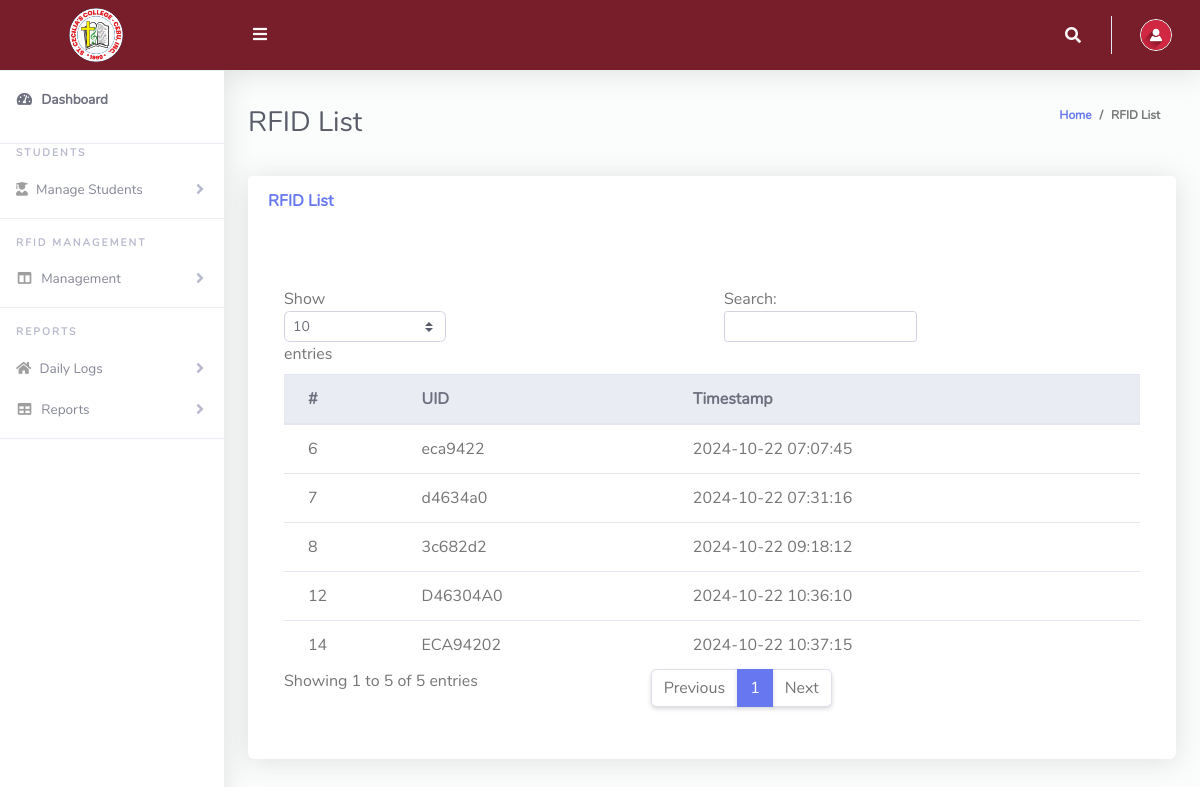
Screenshot of /rfid2/beedregis/rfidlist.php with the database file from the repository.
### tables this page shows
CREATE TABLE `rfid` (
  `cid` int(10) NOT NULL,
  `uid` varchar(20) NOT NULL,
  `timedate` timestamp NOT NULL DEFAULT current_timestamp() ON UPDATE current_timestamp()
);

### rfid2/beedregis/rfidlist.php (the view, shortened to what this page needs)
<?php
include '../Includes/dbcon.php';
$results_per_page = isset($_GET['results']) ? $_GET['results'] : 10;
$page = isset($_GET['page']) ? $_GET['page'] : 1;
$offset = ($page - 1) * $results_per_page;
$sql = "
SELECT rfid.*
FROM rfid
LEFT JOIN registudent rs ON rfid.cid = rs.cid
LEFT JOIN registaff raf ON rfid.cid = raf.cid
WHERE rs.cid IS NULL AND raf.cid IS NULL  -- Exclude rows where UID is already present in registudent or registaff
ORDER BY rfid.timedate DESC
LIMIT $offset, $results_per_page
";
$result = $conn->query($sql);
?>
<!DOCTYPE html>
<html lang="en">
<head>
  <link href="../vendor/fontawesome-free/css/all.min.css" rel="stylesheet" type="text/css">
  <link href="../vendor/bootstrap/css/bootstrap.min.css" rel="stylesheet" type="text/css">
  <link href="css/ruang-admin.min.css" rel="stylesheet">
</head>
<body id="page-top">
  <div id="wrapper">
    <?php include "Includes/sidebar.php"; ?>
    <div id="content-wrapper" class="d-flex flex-column">
      <div id="content">
        <?php include "Includes/topbar.php"; ?>
        <div class="container-fluid" id="container-wrapper">
          <div class="d-sm-flex align-items-center justify-content-between mb-4">
            <h1 class="h3 mb-0 text-gray-800">RFID List</h1>
            <ol class="breadcrumb">
              <li class="breadcrumb-item"><a href="./">Home</a></li>
              <li class="breadcrumb-item active" aria-current="page">RFID List</li>
            </ol>
          </div>
          <div class="row">
            <div class="col-lg-12">
              <div class="card mb-4">
                <div class="card-header py-3 d-flex flex-row align-items-center justify-content-between">
                  <h6 class="m-0 font-weight-bold text-primary">RFID List</h6>
                </div>
                <div class="table-responsive p-3" style="max-height: 600px; overflow-y: auto;">
                  <div class="card-body">
                    <br>
                    <table class="table align-items-center table-flush table-hover" id="dataTableHover">
                      <thead class="thead-light">
                        <tr>
                          <th>#</th>
                          <th>UID</th>
                          <th>Timestamp</th>
                        </tr>
                      </thead>
                      <tbody>
                        <?php
                        while ($row = $result->fetch_assoc()) {
                          echo "<tr>";
                          echo "<td>" . $row['cid'] . "</td>";
                          echo "<td>" . $row['uid'] . "</td>";
                          echo "<td>" . $row['timedate'] . "</td>";
                          echo "</tr>";
                        }
                        ?>
                      </tbody>
                    </table>
                  </div>
                </div>
              </div>
            </div>
          </div>
        </div>
      </div>
    </div>
  </div>
</body>
</html>

### rows the page displays
rfid: cid "14", uid "ECA94202", timedate "2024-10-22 10:37:15"
rfid: cid "12", uid "D46304A0", timedate "2024-10-22 10:36:10"
rfid: cid "8", uid "3c682d2", timedate "2024-10-22 09:18:12"
rfid: cid "7", uid "d4634a0", timedate "2024-10-22 07:31:16"
rfid: cid "6", uid "eca9422", timedate "2024-10-22 07:07:45"
